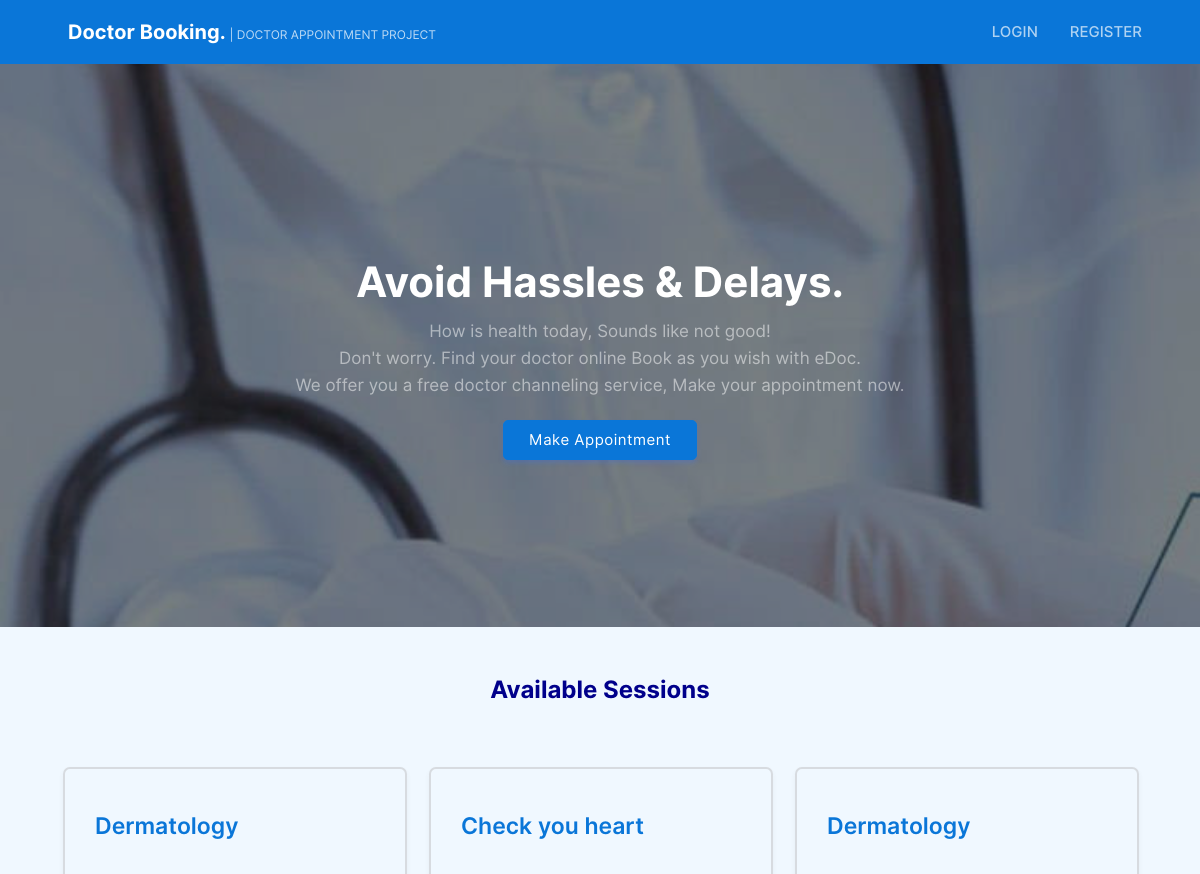
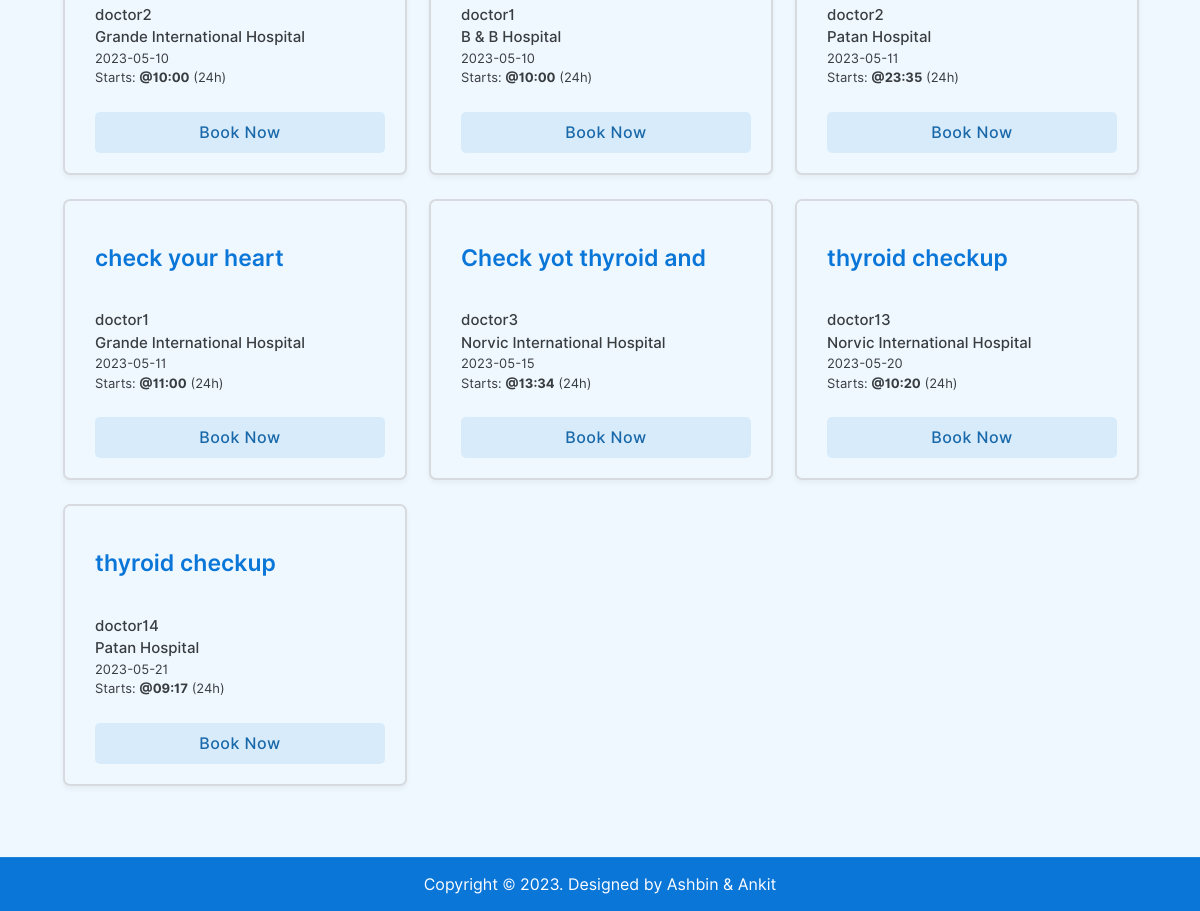
The page / on the database its author committed (2 pictures, top to bottom).
### tables this page shows
CREATE TABLE `schedule` (
  `scheduleid` int(11) NOT NULL,
  `docid` varchar(255) DEFAULT NULL,
  `title` varchar(255) DEFAULT NULL,
  `scheduledate` date DEFAULT NULL,
  `scheduletime` time DEFAULT NULL,
  `nop` int(4) DEFAULT NULL,
  `fee` double NOT NULL,
  `hospital_id` int(11) NOT NULL
);

CREATE TABLE `doctor` (
  `docid` int(11) NOT NULL,
  `docemail` varchar(255) DEFAULT NULL,
  `docname` varchar(255) DEFAULT NULL,
  `docpassword` varchar(255) DEFAULT NULL,
  `docnic` varchar(15) DEFAULT NULL,
  `doctel` varchar(15) DEFAULT NULL,
  `specialties` int(2) DEFAULT NULL
);

CREATE TABLE `hospital` (
  `id` int(11) NOT NULL,
  `name` varchar(255) NOT NULL
);

### index.php (the view, shortened to what this page needs)
<!DOCTYPE html>
<html lang="en">
<head>
    <link rel="stylesheet" href="css/animations.css">
    <link rel="stylesheet" href="css/main.css">
    <link rel="stylesheet" href="css/index.css">
</head>
<body>
<?php
include_once('header.php');
?>
    <div class="full-height">
        <center>
            <table border="0">
                <tr>
                    <td colspan="3">
                        <p class="heading-text">Avoid Hassles & Delays.</p>
                    </td>
                </tr>
                <tr>
                    <td colspan="3">
                        <p class="sub-text2">How is health today, Sounds like not good!<br>Don't worry. Find your doctor online Book as you wish with eDoc. <br> We offer you a free doctor channeling service, Make your appointment now.</p>
                    </td>
                </tr>
                <tr>
                    <td colspan="3">
                        <center>
                            <a href="login.php">
                                <input type="button" value="Make Appointment" class="login-btn btn-primary btn" style="padding-left: 25px;padding-right: 25px;padding-top: 10px;padding-bottom: 10px;">
                            </a>
                        </center>
                    </td>
                </tr>
                <tr>
                    <td colspan="3">
                    </td>
                </tr>
            </table>
            <?php
include "connection.php";
$today = date('Y-m-d');
$sqlmain = "select * from schedule inner join doctor on schedule.docid=doctor.docid where schedule.scheduledate>='$today'  order by schedule.scheduledate asc";
$result = $database->query($sqlmain);
?>
<div class="available-sessions" style="background:aliceblue;margin-top:10em;">
<h2 style="
    padding: 2em 0 0 0;
    margin: 10px 0 0 0;
    color: darkblue;
"">Available Sessions</h2>
<table width="100%" class="sub-table scrolldown" border="0" style="padding: 50px;border:none">
                    <tbody>
                        <?php
if ($result->num_rows == 0) {
    echo '<tr>
            <td colspan="4">
            <br><br><br><br>
            <center>
            <img src="../img/notfound.svg" width="25%">
            <br>
            <p class="heading-main12" style="margin-left: 45px;font-size:20px;color:rgb(49, 49, 49)">We  couldnt find anything related to your keywords !</p>
            <a class="non-style-link" href="schedule.php"><button  class="login-btn btn-primary-soft btn"  style="display: flex;justify-content: center;align-items: center;margin-left:20px;">&nbsp; Show all Sessions &nbsp;</font></button>
            </a>
            </center>
            <br><br><br><br>
            </td>
            </tr>';
} else {
    if(!isset($userid))
        $userid = null;
    for ($x = 0; $x < ($result->num_rows); $x++) {
        echo "<tr>";
        for ($q = 0; $q < 3; $q++) {
            $row = $result->fetch_assoc();
            if (!isset($row)) {
                break;
            }
            $scheduleid = $row["scheduleid"];
            $title = $row["title"];
            $docname = $row["docname"];
            $scheduledate = $row["scheduledate"];
            $scheduletime = $row["scheduletime"];
            $booked = scheduleBooked($scheduleid,$userid,$database);
            $hospital_id = $row["hospital_id"];
            $hospital_name = $database->query("SELECT * FROM `hospital` as h where h.id='$hospital_id';")->fetch_assoc()['name'];
            $recommendation = '0';
            if($booked)
            $link = '<a href="/edoc/patient/appointment.php" ><button  class="login-btn btn-secondary-soft btn "  style="padding-top:11px;padding-bottom:11px;width:100%"><font class="tn-in-text">Booked</font></button></a>';
            else
            $link = '<a href="/edoc/patient/booking.php?id=' . $scheduleid . '&recommendation=' . $recommendation . '" ><button  class="login-btn btn-primary-soft btn "  style="padding-top:11px;padding-bottom:11px;width:100%"><font class="tn-in-text">Book Now</font></button></a>';
            echo '
                <td style="width: 25%;">
                        <div  class="dashboard-items search-items" style="
                        background: aliceblue;
                    ">
                            <div style="width:100%">
                                    <div class="h1-search">
                                        ' . substr($title, 0, 21) . '
                                    </div><br>
                                    <div class="h3-search">
                                        ' . substr($docname, 0, 30) . '
                                    </div>
                                    <div class="h3-search">
                                        ' . $hospital_name . '
                                    </div>
                                    <div class="h4-search">
                                        ' . $scheduledate . '<br>Starts: <b>@' . substr($scheduletime, 0, 5) . '</b> (24h)
                                    </div>
                                    <br>
                                    ' . $link . '
                            </div>
                        </div>
                    </td>';
        }
        echo "</tr>";
    }
}
?>
                    </tbody>
                </table>
</div>
        </center>
        <?php
include_once('footer.php');
?>
    </div>
</body>
</html>

### css/main.css (style rules this page uses)
:root { --primarycolor: #0A76D8; --primarycolorhover: #006dd3; --btnice: #D8EBFA; --btnnicetext: #1b62b3; }
body { margin: 0; padding: 0; border-spacing: 0; font-family: 'Inter', sans-serif; }
.btn { cursor: pointer; padding: 8px 20px; outline: none; text-decoration: none; font-size: 15px; letter-spacing: 0.5px; transition: all 0.3s; border-radius: 5px; font-family: 'Inter', sans-serif; }
.btn-primary { background-color: var(--primarycolor); border: 1px solid var(--primarycolor); color: #fff; box-shadow: 0 3px 5px 0 rgba(57, 108, 240, 0.3); }
.btn-primary-soft { background-color: #D8EBFA; color: #1969AA; font-weight: 500; font-size: 16px; border: none; }
.sub-table { border: 1px solid #ebebeb; border-radius: 8px; }
.dashboard-items { border: 2px solid #c9cbce9f; border-radius: 7px; color: var(--primarycolor); }
.search-items { padding: 20px; margin: 10px; width: 95%; display: flex; padding-left: 0; padding-left: 30px; box-sizing: border-box; line-height: 1.5; box-shadow: 0 3px 5px 0 rgba(95, 95, 97, 0.068); }
.h1-search { margin: 0; padding: 0; font-size: 23px; font-weight: 600; padding-top: 20px; padding-bottom: 10px; }
.h3-search { margin: 0; padding: 0; font-size: 15px; font-weight: 500; color: #212529e3; }
.h4-search { margin: 0; padding: 0; font-size: 13px; font-weight: 400; color: #212529e3; }

### css/index.css (style rules this page uses)
body { background-image: url(../img/bg01.jpg); background-repeat: no-repeat; background-attachment: fixed; background-size: cover; height: 100%; }
html, body { height: 100%; margin: 0; }
.full-height { background: rgba(26, 26, 26, 0.548); background-attachment: fixed; max-height: 100vh; height: 100vh; }
table { width: 100%; padding-top: 5px; }
.heading-text { color: white; font-size: 42px; font-weight: 700; line-height: 63px; margin-top: 15%; text-align: center; margin-bottom: 0; }
.sub-text2 { color: rgba(255, 255, 255, 0.5); font-size: 17px; line-height: 27px; font-weight: 400; text-align: center; margin-top: 0; }

### index.php (style rules this page uses)
table { animation: transitionIn-Y-bottom 0.5s; }

### rows shown on the page
schedule: title "Dermatology", docid.docname "doctor2", hospital.name "Grande International Hospital", scheduledate "2023-05-10", scheduletime "10:00"
schedule: title "Check you heart", docid.docname "doctor1", hospital.name "B & B Hospital", scheduledate "2023-05-10", scheduletime "10:00"
schedule: title "Dermatology", docid.docname "doctor2", hospital.name "Patan Hospital", scheduledate "2023-05-11", scheduletime "23:35"
schedule: title "check your heart", docid.docname "doctor1", hospital.name "Grande International Hospital", scheduledate "2023-05-11", scheduletime "11:00"
schedule: title "Check yot thyroid and", docid.docname "doctor3", hospital.name "Norvic International Hospital", scheduledate "2023-05-15", scheduletime "13:34"
schedule: title "thyroid checkup", docid.docname "doctor13", hospital.name "Norvic International Hospital", scheduledate "2023-05-20", scheduletime "10:20"
schedule: title "thyroid checkup", docid.docname "doctor14", hospital.name "Patan Hospital", scheduledate "2023-05-21", scheduletime "09:17"
